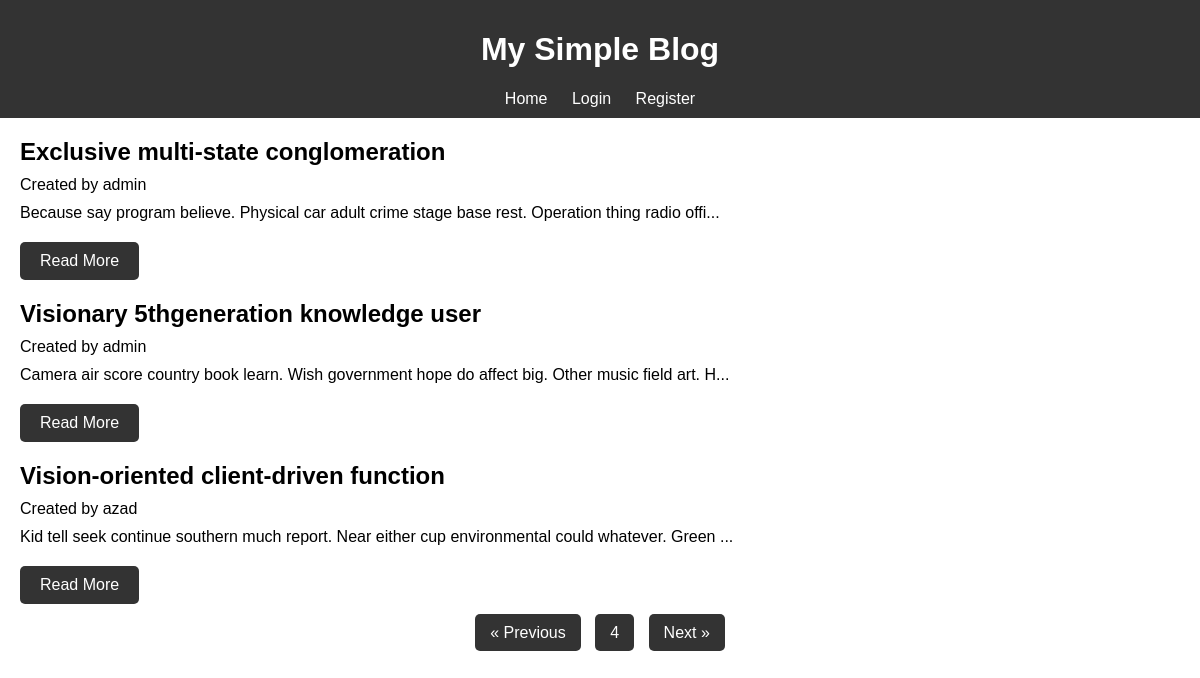
/?page=4, run on the app's committed database.
### post/models.py (models this page shows, shortened)
class Post(models.Model):
    title = models.CharField(max_length=200 , unique=True)
    content = models.TextField()
    created_at = models.DateField(auto_now_add=True)
    created_by = models.ForeignKey(CustomUser , on_delete=models.CASCADE)

### users/models.py (models this page shows, shortened)
class CustomUser(AbstractUser):
    username = models.CharField('username',max_length=150,unique=True)
    USERNAME_FIELD = 'username'
    REQUIRED_FIELDS = []
    objects = CustomUserManager()

### home/views.py (the view)
# urls.py: path('' , IndexView.as_view(),  name='index'),
class IndexView(View):
    template = 'index.html'
    def get(self, request: HttpRequest):
        posts = Post.objects.all().order_by('-pk')
        paginator = Paginator(posts , 3)
        page = request.GET.get('page','1')
        page_obj  = paginator.get_page(page)
        return render(request , self.template , context={'blogs':posts , 'page_obj':page_obj})

### post/templatetags/custom_filters.py (called while the page is built)
@register.filter
def truncate_with_dots(value, max_length=100):
    if len(value) > max_length:
        return value[:max_length - 3] + '...'
    return value

### home/templates/index.html (shortened to what this page needs)
{% extends 'base.html' %}
{% load custom_filters %}
{% block content %}
    {% if blogs %}
    <div id="blog-posts">
        {% for post in page_obj %}
        <article>
            <h2>{{ post.title }}</h2>
            <p>Created by {{post.created_by.username}}</p>
            <p>{{ post.content|truncate_with_dots:100 }}</p>
            <a href="{% url 'post_detail' post.pk %}" class="button">Read More</a>
        </article>
        {% endfor %}
        <div class="pagination">
            {% if page_obj.has_previous %}
            <a href="?page={{ page_obj.previous_page_number }}">« Previous</a>
            {% endif %}
            <a href="#">{{ page_obj.number }}</a>
            {% if page_obj.has_next %}
            <a href="?page={{ page_obj.next_page_number }}">Next »</a>
            {% endif %}
        </div>
    </div>
    {% else %}
    <div id="no-blogs">
        <p>No blog posts available at the moment. Please check back later.</p>
    </div>
    {% endif %}
{% endblock %}

### static/style.css (style rules this page uses)
body { font-family: Arial, sans-serif; margin: 0; padding: 0; }
article { margin-bottom: 20px; }
article h2 { margin: 0; }
article p { margin: 10px 0; }
.button { display: inline-block; padding: 10px 20px; margin-top: 10px; background: #333; color: #fff; text-decoration: none; border-radius: 5px; }
.pagination { margin: 20px 0; text-align: center; }
.pagination a { margin: 0 5px; padding: 10px 15px; background: #333; color: #fff; text-decoration: none; border-radius: 5px; }

### data on the page
Post: title "Exclusive multi-state conglomeration", created_by.username "admin", content "Because say program believe. Physical car adult crime stage base rest. Operation thing radio offi..."
Post: title "Visionary 5thgeneration knowledge user", created_by.username "admin", content "Camera air score country book learn. Wish government hope do affect big. Other music field art. H..."
Post: title "Vision-oriented client-driven function", created_by.username "azad", content "Kid tell seek continue southern much report. Near either cup environmental could whatever. Green ..."

### other printed values
{{ page_obj.number }} "4"
